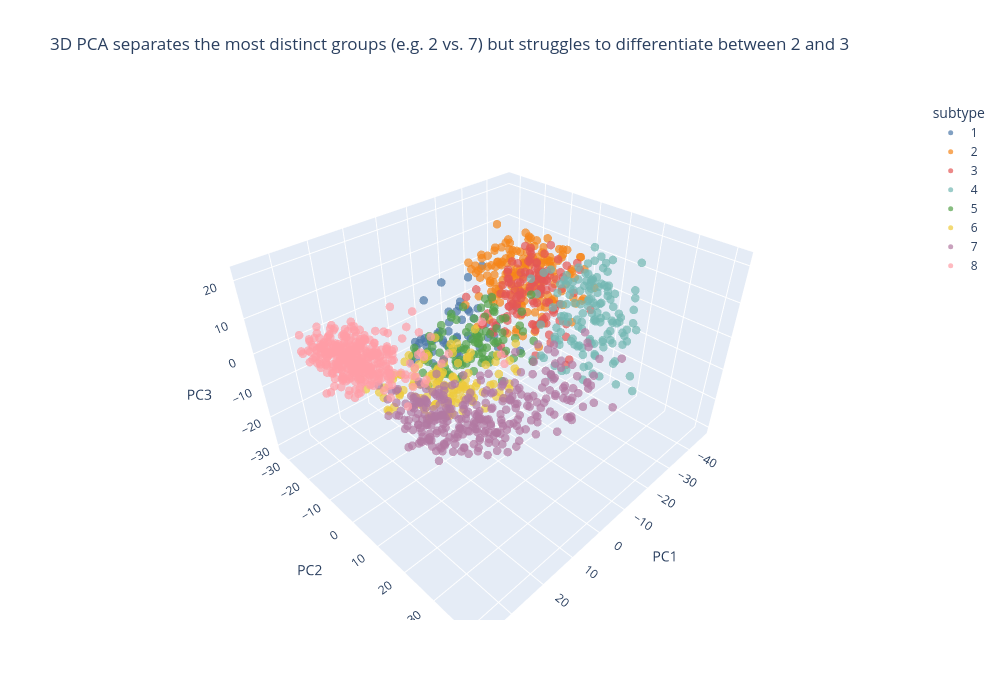

Source (notebook cell):
### Code cell
# Plot the first three principal components in an interactive 3D plot
pca_3 = pd.DataFrame(X_pca[:, :3], columns=['PC1', 'PC2', 'PC3']).merge(y, left_index=True, right_index=True)

df = pd.DataFrame(X_pca[:, :3], columns=['PC1', 'PC2', 'PC3'])
df['subtype'] = y.reset_index(drop=True)
df = df.sort_values(by='subtype')

# Create a colour map for the subtypes to match between PCA and UMAP
tab10_hex = px.colors.qualitative.T10
unique_subtypes = sorted(df['subtype'].unique())
color_map = {label: tab10_hex[i % len(tab10_hex)] for i, label in enumerate(unique_subtypes)}

fig = px.scatter_3d(df, x='PC1', y='PC2', z='PC3',
                    color='subtype',
                    # Use color_discrete_map for dictionaries!
                    color_discrete_map=color_map, 
                    title='3D PCA separates the most distinct groups (e.g. 2 vs. 7) but struggles to differentiate between 2 and 3',
                    width=1000, height=700)

fig.update_traces(marker=dict(opacity=0.7, size=5))
fig.show()
